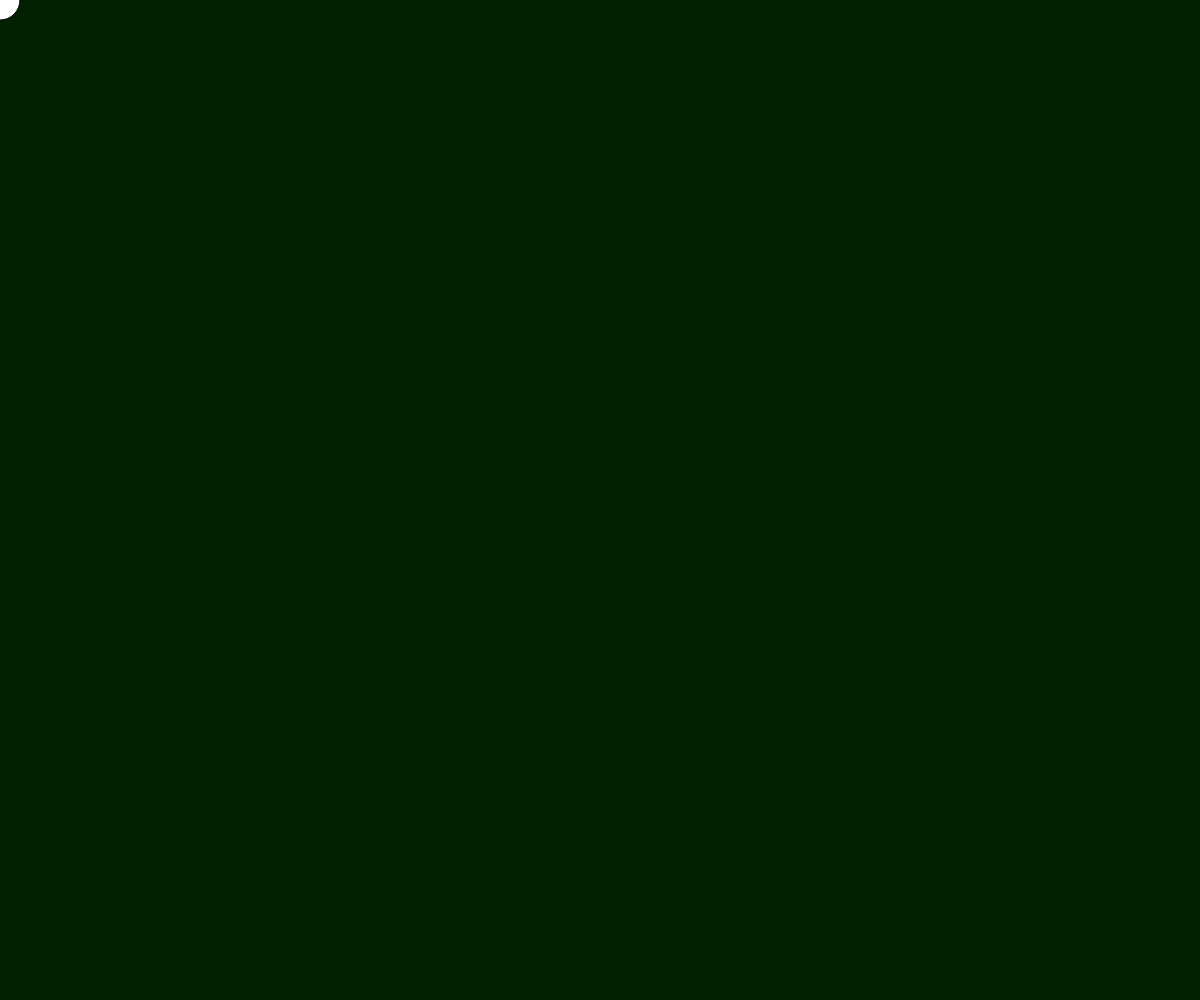
Frame 1 (no input)
Frame 60 (no input): identical to frame 1, image omitted
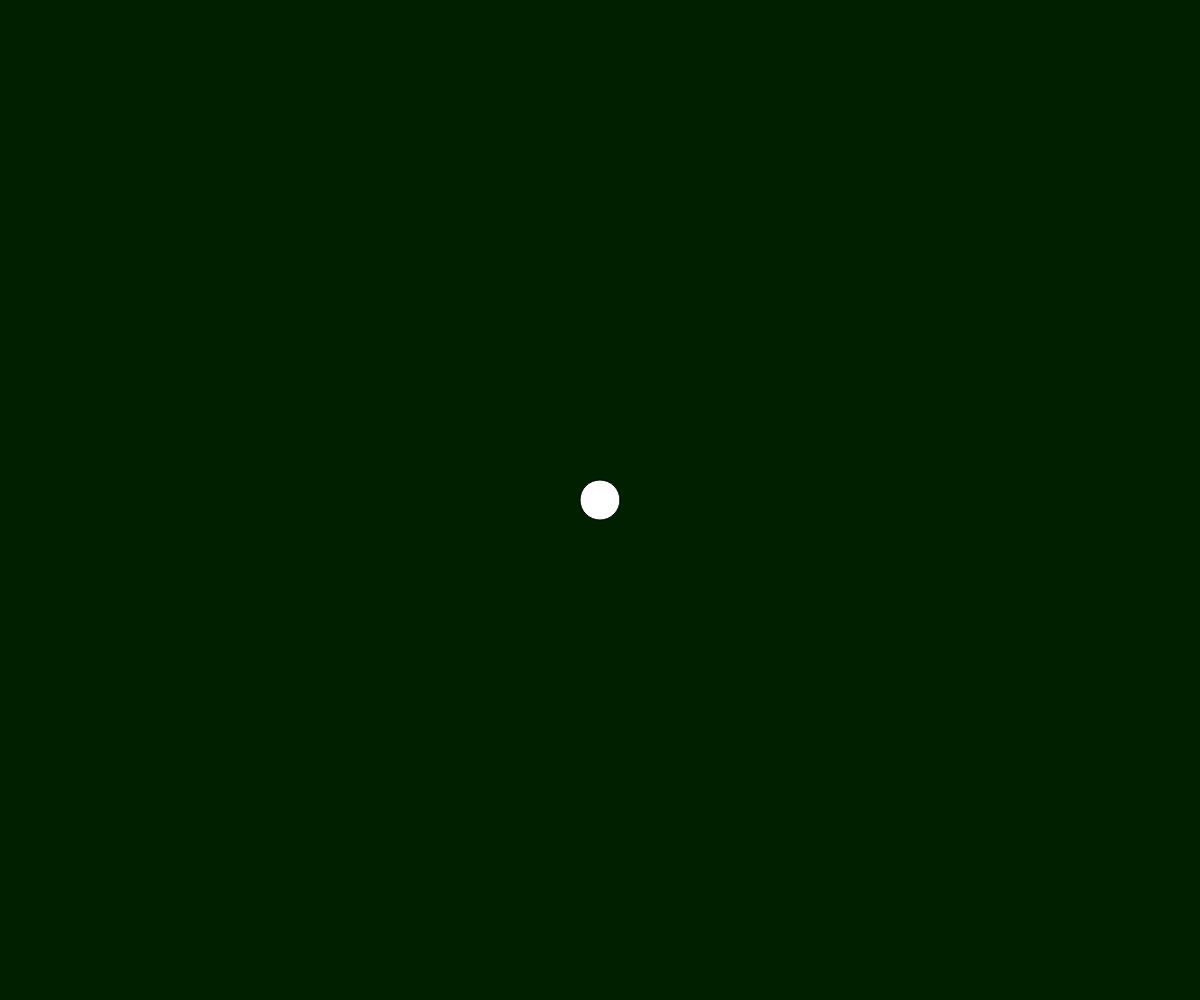
Frame 120 (the mouse pressed at the canvas centre since frame 60)

The p5.js sketch that drew these frames (run headless with seeded random() and noise() and a simulated clock; from frame 60 on, the mouse is pressed at the canvas centre):

// p5.js sketch
// ── sketch.js
function setup() {
	createCanvas(windowWidth, windowHeight);
}

function windowResized() {
	resizeCanvas(windowWidth, windowHeight);
}

function draw() {
	background(0, 32, 0);
	ellipse(mouseX, mouseY, 40, 40);
}
